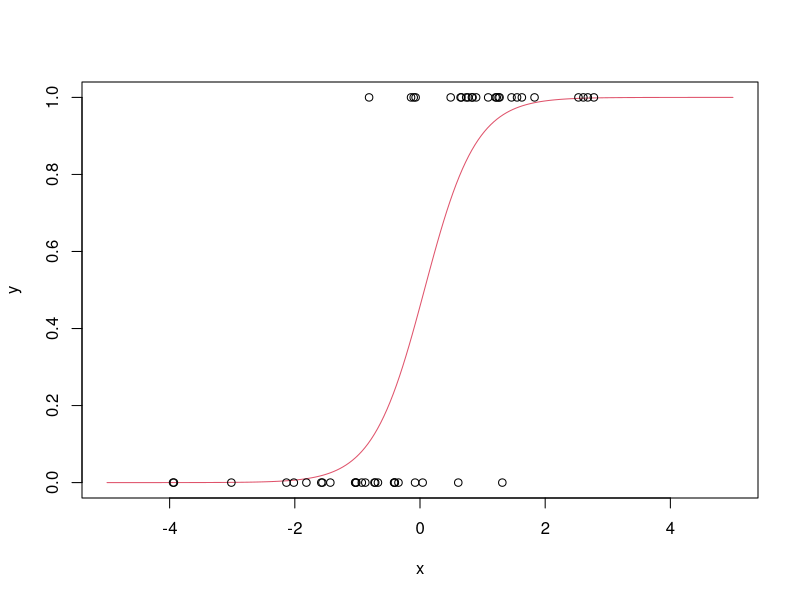
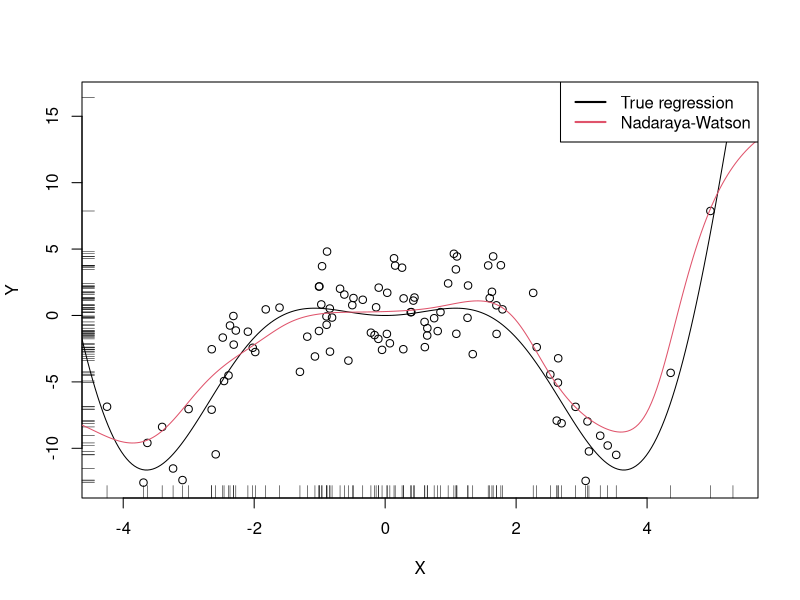

The R script that drew these images, in order: (Note: this script raises an error after producing the figures.)

## ------------------------------------------------------------------------
## Name: 03-reg.R
## Description: Script for Chapter 3 of "A Short Course on Nonparametric Curve Estimation"
## Link: https://bookdown.org/egarpor/NP-EAFIT
## License: https://creativecommons.org/licenses/by-nc-nd/4.0/
## Author: Eduardo García-Portugués
## ------------------------------------------------------------------------

## ---- lm-----------------------------------------------------------------
# Create the data employed in Figure 3.1

# Generates 50 points from a N(0, 1): predictors and error
set.seed(34567)
x1 <- rnorm(50)
x2 <- rnorm(50)
x3 <- x1 + rnorm(50, sd = 0.05) # Make variables dependent
eps <- rnorm(50)

# Responses
yLin <- -0.5 + 0.5 * x1 + 0.5 * x2 + eps
yQua <- -0.5 + x1^2 + 0.5 * x2 + eps
yExp <- -0.5 + 0.5 * exp(x2) + x3 + eps

# Data
dataAnimation <- data.frame(x1 = x1, x2 = x2, yLin = yLin,
                            yQua = yQua, yExp = yExp)

# Call lm
# lm employs formula = response ~ predictor1 + predictor2 + ...
# (names according to the data frame names) for denoting the regression
# to be done
mod <- lm(yLin ~ x1 + x2, data = dataAnimation)
summary(mod)

# mod is a list with a lot of information
# str(mod) # Long output

# Coefficients
mod$coefficients

# Application of formula (3.4)

# Matrix X
X <- cbind(1, x1, x2)

# Vector Y
Y <- yLin

# Coefficients
beta <- solve(t(X) %*% X) %*% t(X) %*% Y
beta

## ---- glm-1--------------------------------------------------------------
# Create the data employed in Figure 3.4

# Data
set.seed(34567)
x <- rnorm(50, sd = 1.5)
y1 <- -0.5 + 3 * x
y2 <- 0.5 - 2 * x
y3 <- -2 + 5 * x
y1 <- rbinom(50, size = 1, prob = 1 / (1 + exp(-y1)))
y2 <- rbinom(50, size = 1, prob = 1 / (1 + exp(-y2)))
y3 <- rbinom(50, size = 1, prob = 1 / (1 + exp(-y3)))

# Data
dataMle <- data.frame(x = x, y1 = y1, y2 = y2, y3 = y3)

## ---- glm-2--------------------------------------------------------------
# Call glm
# glm employs formula = response ~ predictor1 + predictor2 + ...
# (names according to the data frame names) for denoting the regression
# to be done. We need to specify family = "binomial" to make a
# logistic regression
mod <- glm(y1 ~ x, family = "binomial", data = dataMle)
summary(mod)

# mod is a list with a lot of information
# str(mod) # Long output

# Coefficients
mod$coefficients

# Plot the fitted regression curve
xGrid <- seq(-5, 5, l = 200)
yGrid <- 1 / (1 + exp(-(mod$coefficients[1] + mod$coefficients[2] * xGrid)))
plot(xGrid, yGrid, type = "l", col = 2, xlab = "x", ylab = "y")
points(x, y1)

## ---- nw-1---------------------------------------------------------------
# Nadaraya-Watson
mNW <- function(x, X, Y, h, K = dnorm) {

  # Arguments
  # x: evaluation points
  # X: vector (size n) with the predictors
  # Y: vector (size n) with the response variable
  # h: bandwidth
  # K: kernel

  # Matrix of size n x length(x)
  Kx <- sapply(X, function(Xi) K((x - Xi) / h) / h)

  # Weights
  W <- Kx / rowSums(Kx) # Column recycling!

  # Means at x ("drop" to drop the matrix attributes)
  drop(W %*% Y)

}

# Generate some data to test the implementation
set.seed(12345)
n <- 100
eps <- rnorm(n, sd = 2)
m <- function(x) x^2 * cos(x)
X <- rnorm(n, sd = 2)
Y <- m(X) + eps
xGrid <- seq(-10, 10, l = 500)

# Bandwidth
h <- 0.5

# Plot data
plot(X, Y)
rug(X, side = 1); rug(Y, side = 2)
lines(xGrid, m(xGrid), col = 1)
lines(xGrid, mNW(x = xGrid, X = X, Y = Y, h = h), col = 2)
legend("topright", legend = c("True regression", "Nadaraya-Watson"),
       lwd = 2, col = 1:2)

## ---- nw-2, eval = FALSE-------------------------------------------------
## # Simple plot of N-W for varying h's
## manipulate({
## 
##   # Plot data
##   plot(X, Y)
##   rug(X, side = 1); rug(Y, side = 2)
##   lines(xGrid, m(xGrid), col = 1)
##   lines(xGrid, mNW(x = xGrid, X = X, Y = Y, h = h), col = 2)
##   legend("topright", legend = c("True regression", "Nadaraya-Watson"),
##          lwd = 2, col = 1:2)
## 
## }, h = slider(min = 0.01, max = 2, initial = 0.5, step = 0.01))
## 

## ---- loc-1--------------------------------------------------------------
# Generate some data to test the implementation
set.seed(123456)
n <- 100
eps <- rnorm(n, sd = 2)
m <- function(x) x^3 * sin(x)
X <- rnorm(n, sd = 1.5)
Y <- m(X) + eps
xGrid <- seq(-10, 10, l = 500)

# Bandwidth
h <- 0.25
lp0 <- locpoly(x = X, y = Y, bandwidth = h, degree = 0, range.x = c(-10, 10),
               gridsize = 500)
lp1 <- locpoly(x = X, y = Y, bandwidth = h, degree = 1, range.x = c(-10, 10),
               gridsize = 500)

# Plot data
plot(X, Y)
rug(X, side = 1); rug(Y, side = 2)
lines(xGrid, m(xGrid), col = 1)
lines(lp0$x, lp0$y, col = 2)
lines(lp1$x, lp1$y, col = 3)
legend("bottom", legend = c("True regression", "Local constant",
                         "Local linear"),
       lwd = 2, col = 1:3)

## ---- loc-2, eval = FALSE------------------------------------------------
## # Simple plot of local polynomials for varying h's
## manipulate({
## 
##   # Plot data
##   lpp <- locpoly(x = X, y = Y, bandwidth = h, degree = p, range.x = c(-10, 10),
##                  gridsize = 500)
##   plot(X, Y)
##   rug(X, side = 1); rug(Y, side = 2)
##   lines(xGrid, m(xGrid), col = 1)
##   lines(lpp$x, lpp$y, col = p + 2)
##   legend("bottom", legend = c("True regression", "Local polynomial fit"),
##          lwd = 2, col = c(1, p + 2))
## 
## }, h = slider(min = 0.01, max = 2, initial = 0.5, step = 0.01),
## p = slider(min = 0, max = 4, initial = 0, step = 1))
## 

## ---- badh---------------------------------------------------------------
# Grid for representing (3.22)
hGrid <- seq(0.1, 1, l = 200)^2
error <- sapply(hGrid, function(h)
  mean((Y - mNW(x = X, X = X, Y = Y, h = h))^2))

# Error curve
plot(hGrid, error, type = "l")
rug(hGrid)
abline(v = hGrid[which.min(error)], col = 2)

## ---- nw-cv--------------------------------------------------------------
# Generate some data to test the implementation
set.seed(12345)
n <- 100
eps <- rnorm(n, sd = 2)
m <- function(x) x^2 + sin(x)
X <- rnorm(n, sd = 1.5)
Y <- m(X) + eps
xGrid <- seq(-10, 10, l = 500)

# Objective function
cvNW <- function(X, Y, h, K = dnorm) {
  	sum(((Y - mNW(x = X, X = X, Y = Y, h = h, K = K)) /
  	       (1 - K(0) / colSums(K(outer(X, X, "-") / h))))^2)
}

# Find optimum CV bandwidth, with sensible grid
bw.cv.grid <- function(X, Y,
                       h.grid = diff(range(X)) * (seq(0.1, 1, l = 200))^2,
                       K = dnorm, plot.cv = FALSE) {
	obj <- sapply(h.grid, function(h) cvNW(X = X, Y = Y, h = h, K = K))
  h <- h.grid[which.min(obj)]
  if (plot.cv) {
    plot(h.grid, obj, type = "o")
    rug(h.grid)
    abline(v = h, col = 2, lwd = 2)
  }
  h
}

# Bandwidth
h <- bw.cv.grid(X = X, Y = Y, plot.cv = TRUE)
h

# Plot result
plot(X, Y)
rug(X, side = 1); rug(Y, side = 2)
lines(xGrid, m(xGrid), col = 1)
lines(xGrid, mNW(x = xGrid, X = X, Y = Y, h = h), col = 2)
legend("topright", legend = c("True regression", "Nadaraya-Watson"),
       lwd = 2, col = 1:2)

## ---- loclog-------------------------------------------------------------
# Simulate some data
n <- 200
logistic <- function(x) 1 / (1 + exp(-x))
p <- function(x) logistic(1 - 3 * sin(x))
set.seed(123456)
X <- runif(n = n, -3, 3)
Y <- rbinom(n = n, size = 1, prob = p(X))

# Set bandwidth and evaluation grid
h <- 0.25
x <- seq(-3, 3, l = 501)

# Optimize the weighted log-likelihood through glm's built in procedure
suppressWarnings(
  fitGlm <- sapply(x, function(x) {
    K <- dnorm(x = x, mean = X, sd = h)
    glm.fit(x = cbind(1, X - x), y = Y, weights = K,
            family = binomial())$coefficients[1]
  })
)

# Optimize the weighted log-likelihood explicitly
suppressWarnings(
  fitNlm <- sapply(x, function(x) {
    K <- dnorm(x = x, mean = X, sd = h)
    nlm(f = function(beta) {
      -sum(K * (Y * (beta[1] + beta[2] * (X - x)) -
                  log(1 + exp(beta[1] + beta[2] * (X - x)))))
      }, p = c(0, 0))$estimate[1]
  })
)

# Using locfit
# Bandwidth can not be controlled explicitly - only though nn in ?lp
library(locfit)
fitLocfit <- locfit(Y ~ lp(X, deg = 1, nn = 0.25), family = "binomial",
                    kern = "gauss")

# Compare fits
plot(x, p(x), ylim = c(0, 1.5), type = "l", lwd = 2)
lines(x, logistic(fitGlm), col = 2)
lines(x,logistic(fitNlm), col = 2, lty = 2)
plot(fitLocfit, add = TRUE, col = 4)
legend("topright", legend = c("p(x)", "glm", "nlm", "locfit"), lwd = 2,
       col = c(1, 2, 2, 4), lty = c(1, 2, 1, 1))

## ---- loclog-cv----------------------------------------------------------
# Exact LCV - recall that we *maximize* the LCV!
h <- seq(0.1, 2, by = 0.1)
suppressWarnings(
  LCV <- sapply(h, function(h) {
  sum(sapply(1:n, function(i) {
    K <- dnorm(x = X[i], mean = X[-i], sd = h)
    nlm(f = function(beta) {
      -sum(K * (Y[-i] * (beta[1] + beta[2] * (X[-i] - X[i])) -
                  log(1 + exp(beta[1] + beta[2] * (X[-i] - X[i])))))
      }, p = c(0, 0))$minimum
    }))
  })
)
plot(h, LCV, type = "o")
abline(v = h[which.max(LCV)], col = 2)
